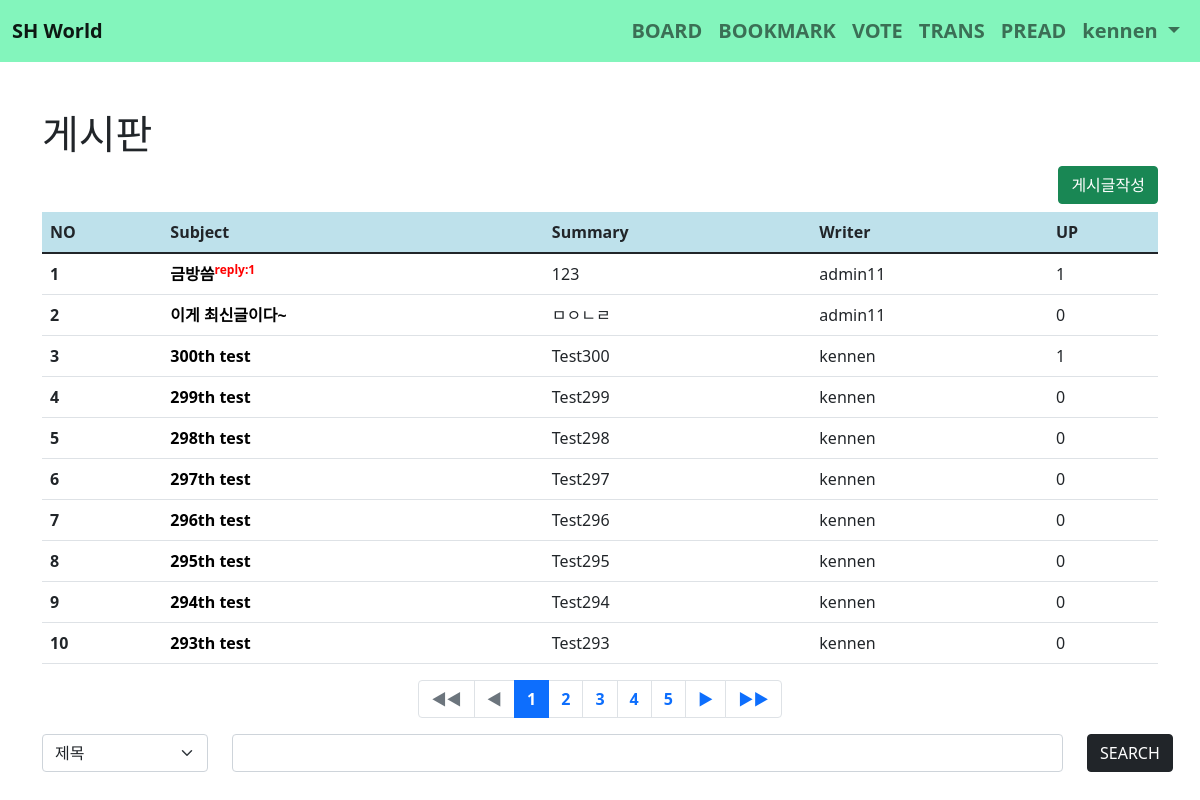
The page /board/ (signed in) on the database its author committed.
### acc/models.py (models this page shows, shortened)
class User(AbstractUser):
    comment = models.TextField()
    nickname = models.CharField(max_length=30)
    point = models.IntegerField(default=0)
    pic = models.ImageField(upload_to="usr/%y")
    follow = models.ManyToManyField(settings.AUTH_USER_MODEL, blank=True)

### board/models.py (models this page shows, shortened)
class Board(models.Model):
    subject = models.CharField(max_length=100)
    writer = models.CharField(max_length=50)
    content = models.TextField()
    pubdate = models.DateTimeField()
    up = models.ManyToManyField(User, blank=True)
    def summary(self):
        if len(self.content) > 20:
            return self.content[:20] + " .."
        return self.content

### board/views.py (the view)
# urls.py: path('', views.index, name="index"),
def index(request):
    page = request.GET.get('page',1)
    cate = request.GET.get('cate','')
    kw = request.GET.get('kw','')
    if kw:
        if cate == 'sub':
            b = Board.objects.filter(subject__startswith = kw)
        elif cate == 'wri':
            b = Board.objects.filter(writer = kw)
        else:
            b = Board.objects.filter(content__contains=kw)
    else:
        b = Board.objects.all()
    b = b.order_by('-pubdate')
    pag = Paginator(b, 10)
    obj = pag.get_page(page)
    context = {
        "blist":obj,
        'cate':cate,
        'kw':kw
    }
    return render(request, 'board/index.html', context)

### template/board/index.html (shortened to what this page needs)
{% extends 'base.html' %}
{% block auth %}
{% load mathfilters %}
<div class="container mt-5 mb-5">
    <h1>게시판</h1>
    <div class="text-end">
        <a href="{% url 'board:create' %}"><button class="btn btn-success">게시글작성</button></a>
    </div>
    <table class="table mt-2 table-hover">
        <thead style="background-color: rgba(0, 136, 177, 0.254);">
            <tr>
                <th scope="col">NO</th>
                <th scope="col">Subject</th>
                <th scope="col">Summary</th>
                <th scope="col">Writer</th>
                <th scope="col">UP</th>
            </tr>
        </thead>
        <tbody>
            {% for i in blist %}
                <tr>
                    <th scope="row">{{ blist.start_index|add:forloop.counter0 }}</th>
                    <td><a href="{% url 'board:detail' i.id %}">{{ i.subject }}{% if i.reply_set.all %}<sup style="color:red;">reply:{{i.reply_set.all.count}}</sup>{% endif %}</a></td>
                    <td>{{ i.summary }}</td>
                    <td>{{ i.writer }}</td>
                    <td>{{ i.up.all.count }}</td>
                </tr>
            {% endfor %}
        </tbody>
    </table>
    <nav aria-label="Page navigation example">
        <ul class="pagination justify-content-center">
            <li class="page-item {% if not blist.has_previous %}disabled{% endif %}">
                <a class="page-link" href="{% url 'board:index' %}?page=1&cate={{cate}}&kw={{kw}}"> ◀◀ </a>
            </li>
            <li class="page-item {% if not blist.has_previous %}disabled{% endif %}">
                <a class="page-link" {% if blist.has_previous %} href="{% url 'board:index' %}?page={{ blist.previous_page_number }}&cate={{cate}}&kw={{kw}}" {% endif %}> ◀ </a>
            </li>
            {% for i in blist.paginator.page_range %}
                {% if i >= blist.number|sub:1|intdiv:5|mul:5|add:1 and blist.number|sub:1|intdiv:5|add:1|mul:5 >= i %}
                    <li class="page-item {% if blist.number == i %}active{% endif %}"><a class="page-link" href="{% url 'board:index' %}?page={{i}}&cate={{cate}}&kw={{kw}}">{{ i }}</a></li>
                {% endif %}
            {% endfor %}
            <li class="page-item {% if not blist.has_next %}disabled{% endif %}">
                <a class="page-link" {% if blist.has_next %}href="{% url 'board:index' %}?page={{ blist.next_page_number }}&cate={{cate}}&kw={{kw}}"{%endif%}>▶</a>
            </li>
            <li class="page-item {% if not blist.has_next %}disabled{% endif %}">
                <a class="page-link" href="{% url 'board:index' %}?page={{ blist.paginator.num_pages }}&cate={{cate}}&kw={{kw}}">▶▶</a>
            </li>
        </ul>
    </nav>
    <form>
        <div class="row">
            <div class="col-lg-2">
                <select class="form-select" name="cate" aria-label="Default select example">
                    <option value="sub" {% if cate == 'sub' %} selected {% endif %}>제목</option>
                </select>
            </div>
            <div class="col-lg-9">
                <input type="text" name="kw" value="{{kw}}" class="form-control">
            </div>
            <div class="col-lg-1">
                <button class="btn btn-dark">SEARCH</button>
            </div>
        </div>
    </form>
</div>
{% endblock %}

### template/base.html (shortened to what this page needs)
<!doctype html>
<html lang="en">
    <head>
        <link href="https://cdn.jsdelivr.net/npm/bootstrap@5.1.3/dist/css/bootstrap.min.css" rel="stylesheet">
    </head>
    <body>
    {% if user.is_authenticated %}
    <nav class="navbar navbar-expand-lg navbar-light" style="background-color: rgba(24, 236, 130, 0.534);">
        <div class="container-fluid" style="font-size: 20px; font-weight: bold;">
            <a class="navbar-brand" href="#">SH World</a>
            <div class="collapse navbar-collapse" id="navbarSupportedContent">
                <ul class="navbar-nav ms-auto mb-2 mb-lg-0">
                    <li class="nav-item">
                        <a class="nav-link" href="{% url 'board:index' %}">BOARD</a>
                    </li>
                    <li class="nav-item">
                        <a class="nav-link" href="{% url 'book:index' %}">BOOKMARK</a>
                    </li>
                    <li class="nav-item">
                        <a class="nav-link" href="{% url 'vote:index' %}">VOTE</a>
                    </li>
                    <li class="nav-item">
                        <a class="nav-link" href="{% url 'trans:index' %}">TRANS</a>
                    </li>
                    <li class="nav-item">
                        <a class="nav-link" href="{% url 'pread:index' %}">PREAD</a>
                    </li>
                    <li class="nav-item dropdown">
                        <a class="nav-link dropdown-toggle" href="#" id="navbarDropdown" role="button" data-bs-toggle="dropdown" aria-expanded="false">
                        {{ user.username }}
                        </a>
                    </li>
                </ul>
            </div>
        </div>
    </nav>
    {% block auth %}
    {% endblock %}
    {% endif %}
    </body>
</html>

### template/board/index.html (style rules this page uses)
a { text-decoration: none; font-weight: bold; color:black; }

### rows shown on the page
User: username "kennen"
Board: start_index|add "1", subject "금방씀", reply_set.all.count "1", summary "123", writer "admin11", up.all.count "1"
Board: start_index|add "2", subject "이게 최신글이다~", summary "ㅁㅇㄴㄹ", writer "admin11", up.all.count "0"
Board: start_index|add "3", subject "300th test", summary "Test300", writer "kennen", up.all.count "1"
Board: start_index|add "4", subject "299th test", summary "Test299", writer "kennen", up.all.count "0"
Board: start_index|add "5", subject "298th test", summary "Test298", writer "kennen", up.all.count "0"
Board: start_index|add "6", subject "297th test", summary "Test297", writer "kennen", up.all.count "0"
Board: start_index|add "7", subject "296th test", summary "Test296", writer "kennen", up.all.count "0"
Board: start_index|add "8", subject "295th test", summary "Test295", writer "kennen", up.all.count "0"
Board: start_index|add "9", subject "294th test", summary "Test294", writer "kennen", up.all.count "0"
Board: start_index|add "10", subject "293th test", summary "Test293", writer "kennen", up.all.count "0"

### other values the page prints
{{ i }} "1" "2" "3" "4" "5"
